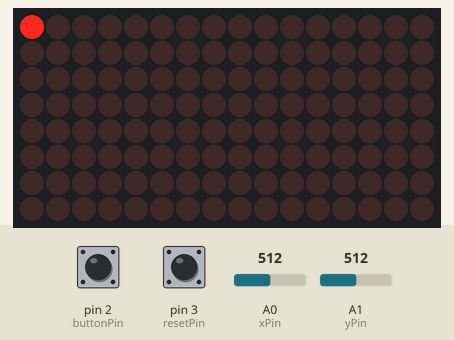
Bench run of a sketch on a simulated Arduino Uno, built with avr-gcc and run on an emulated ATmega328P. On the bench: 16×8 LED matrix. The test bench sets the inputs (shaded band); at power-on: A1 (yPin) = 512, pin 2 (buttonPin) HIGH, pin 3 (resetPin) HIGH, A0 (xPin) = 512.

Above: at 1.25 s.
1.3 s: A1 (yPin) set to 593
2.9 s: A1 (yPin) set to 614
At 3.06 s:
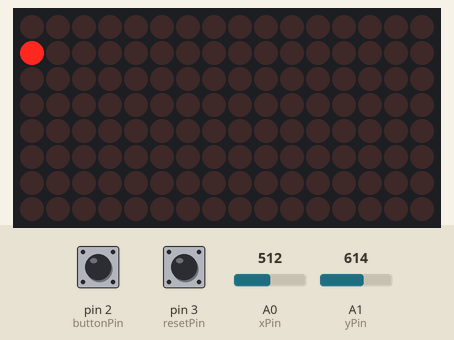
At 5.4 s:
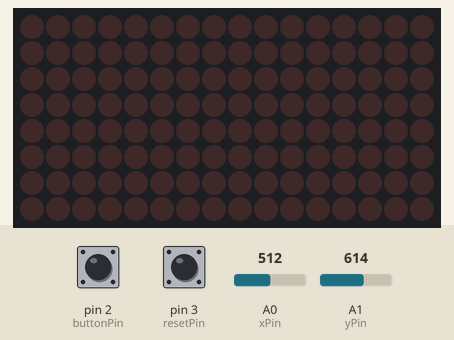
Timing chart, 0 to 6.9 s (numbered marks = the images above; inputs shaded):
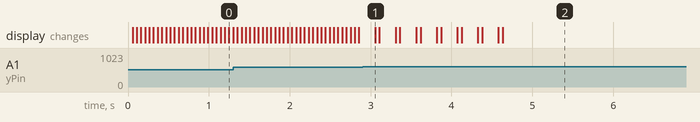

The sketch:

11_ROBOTICS_CHALLENGE_III.ino
```cpp
#include <Adafruit_GFX.h>      // Graphics library (required for Max72xxPanel)
#include <Max72xxPanel.h>      // Library to control 8x8 LED matrices using MAX7219

// ----------------------------
// Matrix configuration
// ----------------------------
const int pinCS = 10;           // Chip Select pin for MAX7219
const int numHorizontal = 2;    // Number of matrices chained horizontally (2 × 8 = 16 columns)
const int numVertical = 1;      // Only 1 row of matrices (8 rows total)
Max72xxPanel matrix = Max72xxPanel(pinCS, numHorizontal, numVertical);

// ----------------------------
// Joystick configuration
// ----------------------------
const int xPin = A0;            // Joystick X-axis (horizontal movement)
const int yPin = A1;            // Joystick Y-axis (vertical movement)
const int buttonPin = 2;        // Joystick button (center press)
const int resetPin = 3;         // External button to clear display

// ----------------------------
// Cursor and display state
// ----------------------------
int x = 0;                      // Cursor column (0 to 15)
int y = 0;                      // Cursor row (0 to 7)
bool ledState[8][16] = {0};     // Stores ON/OFF state for each pixel

void setup() {
  matrix.setIntensity(8);        // Set brightness level (0 = dim, 15 = bright)
  matrix.setRotation(0, 2);      // Rotate matrix 0 (left one) 180°
  matrix.setRotation(1, 2);      // Rotate matrix 1 (right one) 180°

  matrix.fillScreen(LOW);        // Clear all LEDs initially
  matrix.write();                // Apply the cleared screen to display

  pinMode(buttonPin, INPUT_PULLUP);  // Enable internal pull-up for joystick button
  pinMode(resetPin, INPUT_PULLUP);   // Enable internal pull-up for reset button
  Serial.begin(9600);                // Start Serial Monitor (optional for debugging)
}

void loop() {
  int xValue = analogRead(xPin);    // Read horizontal axis
  int yValue = analogRead(yPin);    // Read vertical axis

  // ----------------------------
  // Joystick movement logic
  // ----------------------------

  // Move cursor left
  if (xValue < 400 && x > 0) {
    x--;
    delay(150); // Delay to avoid skipping too fast
  }
  // Move cursor right
  else if (xValue > 600 && x < 15) {
    x++;
    delay(150);
  }

  // Move cursor up
  if (yValue < 400 && y > 0) {
    y--;
    delay(150);
  }
  // Move cursor down
  else if (yValue > 600 && y < 15) {
    y++;
    delay(150);
  }

  // ----------------------------
  // Drawing pixels on button press
  // ----------------------------
  if (digitalRead(buttonPin) == LOW) {
    // Toggle pixel state at current cursor position
    ledState[y][x] = !ledState[y][x];
    matrix.drawPixel(x, y, ledState[y][x]);  // Draw ON/OFF based on toggle
    matrix.write();
    delay(100); // Debounce delay
  }

  // ----------------------------
  // Blinking cursor (visual indicator)
  // ----------------------------
  if (ledState[y][x]) {
    // If already ON, blink OFF briefly
    matrix.drawPixel(x, y, LOW);
    matrix.write();
    delay(50);
    matrix.drawPixel(x, y, HIGH);
    matrix.write();
    delay(50);
  } else {
    // If currently OFF, blink ON briefly
    matrix.drawPixel(x, y, HIGH);
    matrix.write();
    delay(50);
    matrix.drawPixel(x, y, LOW);
    matrix.write();
    delay(50);
  }

  // ----------------------------
  // Clear screen when reset button is pressed
  // ----------------------------
  if (digitalRead(resetPin) == LOW) {
    matrix.fillScreen(LOW);   // Turn off all LEDs
    matrix.write();

    // Clear pixel states in memory
    for (int i = 0; i < 8; i++) {
      for (int j = 0; j < 16; j++) {
        ledState[i][j] = false;
      }
    }

    delay(500); // Debounce delay
  }
}
```

Measured:
- the behaviour switches between 600 and 601 on A1 (yPin) (found by bisection; images 0 and 1)
- after the input at 2.9 s, the display: changes after 0.16 s (image 1)
